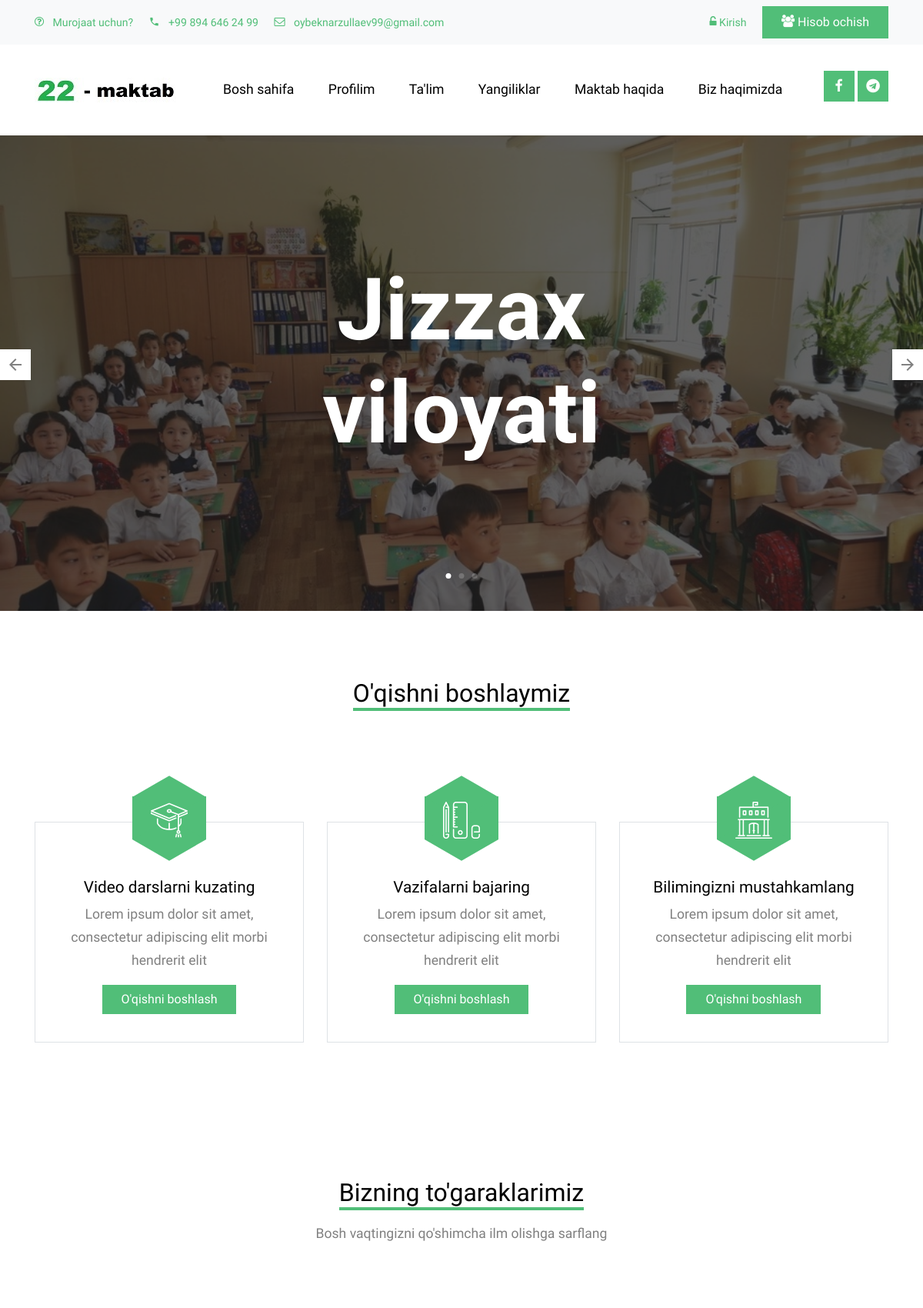
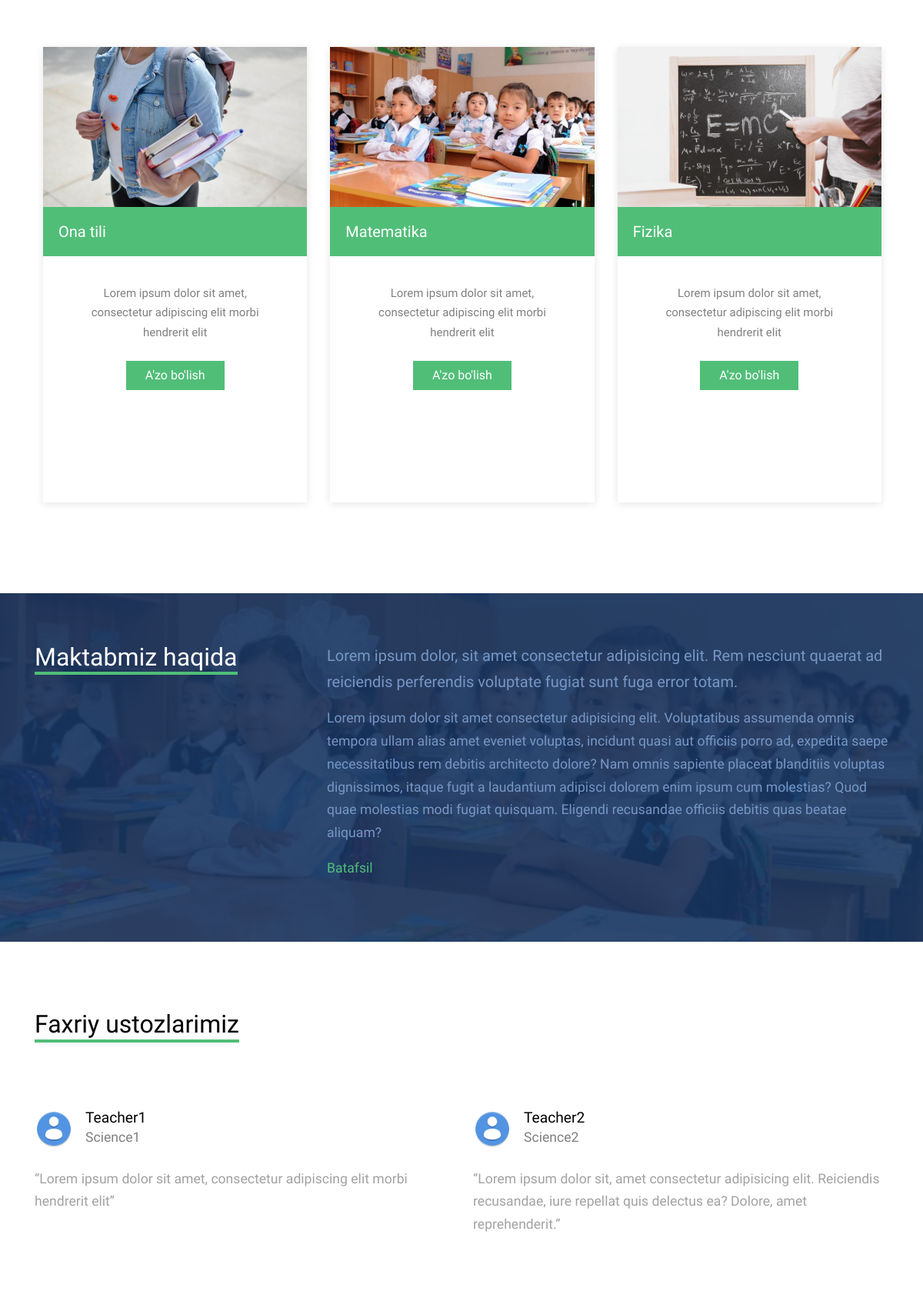
The page / (upper part) on the database its author committed (2 pictures, top to bottom).
### curriculum/models.py (models this page shows, shortened)
class Courses(models.Model):
    title = models.CharField(max_length=100, blank=True, unique=True)
    description = models.TextField(max_length=500)
    image = models.ImageField(upload_to=save_course_image, blank=True, verbose_name='Course Image')

### app_users/models.py (models this page shows, shortened)
class HonoraryTeachers(models.Model):
    name = models.CharField(max_length=100, unique=True)
    about = TextField(max_length=500)
    science = CharField(max_length=100)
    image = ImageField(upload_to=path_and_rename_teacher, verbose_name="Profile Picture", blank=True)

### app_users/views.py (the view, shortened to what this page needs)
# urls.py: path('', views.HomeView.as_view(), name='index'),
class HomeView(TemplateView):
    template_name = 'app_users/index.html'
    def get_context_data(self, **kwargs):
        context = super().get_context_data(**kwargs)
        standards = Standard.objects.all()
        teachers = UserProfileInfo.objects.filter(user_type='teacher')
        user_profiles = UserProfileInfo.objects.all()
        hTeachers = HonoraryTeachers.objects.all()
        news = News.objects.all()
        news = list(news)
        news_list = []
        ul_news = False
        if news:
            ul_news = news[0]
            news.remove(news[0])
        courses = Courses.objects.all()
        context['standards'] = standards
        context['teachers'] = teachers
        context['profiles'] = user_profiles
        context['news'] = news_list
        context['ul_news'] = ul_news
        context['courses'] = courses
        context['honorary'] = hTeachers
        return context

### app_users/templates/app_users/index.html (shortened to what this page needs)
{% extends 'base.html' %} {% block title %}Bosh sahifa{% endblock title %}
{%load static %} {% block content %}
<div class="hero-slide owl-carousel site-blocks-cover">
  <div
    class="intro-section"
    style="background-image: url('{% static 'images/hero_5.jpg' %}')"
  >
    <div class="container">
      <div class="row align-items-center">
        <div class="col-lg-12 mx-auto text-center" data-aos="fade-up">
          <h1>Jizzax <br />viloyati</h1>
        </div>
      </div>
    </div>
  </div>
</div>
<div class="site-section">
  <div class="container">
    <div class="row mb-5 justify-content-center text-center">
      <div class="col-lg-4 mb-5">
        <h2 class="section-title-underline mb-5">
          <span>O'qishni boshlaymiz</span>
        </h2>
      </div>
    </div>
    <div class="row">
      <div class="col-lg-4 col-md-6 mb-4 mb-lg-0">
        <div class="feature-1 border">
          <div class="icon-wrapper bg-primary">
            <span class="flaticon-mortarboard text-white"></span>
          </div>
          <div class="feature-1-content">
            <h2>Video darslarni kuzating</h2>
            <p>
              Lorem ipsum dolor sit amet, consectetur adipiscing elit morbi
              hendrerit elit
            </p>
            {% if user.is_authenticated %}
            <p>
              <a
                href="{% url 'curriculum:standard_list' %}"
                class="btn btn-primary px-4 rounded-0"
                >O'qishni boshlash</a
              >
            </p>
            {% else %}
            <p>
              <a
                href="{% url 'user_login' %}"
                class="btn btn-primary px-4 rounded-0"
                >O'qishni boshlash</a
              >
            </p>
            {% endif %}
          </div>
        </div>
      </div>
      <div class="col-lg-4 col-md-6 mb-4 mb-lg-0">
        <div class="feature-1 border">
          <div class="icon-wrapper bg-primary">
            <span class="flaticon-school-material text-white"></span>
          </div>
          <div class="feature-1-content">
            <h2>Vazifalarni bajaring</h2>
            <p>
              Lorem ipsum dolor sit amet, consectetur adipiscing elit morbi
              hendrerit elit
            </p>
            {% if user.is_authenticated %}
            <p>
              <a
                href="{% url 'curriculum:standard_list' %}"
                class="btn btn-primary px-4 rounded-0"
                >O'qishni boshlash</a
              >
            </p>
            {% else %}
            <p>
              <a
                href="{% url 'user_login' %}"
                class="btn btn-primary px-4 rounded-0"
                >O'qishni boshlash</a
              >
            </p>
            {% endif %}
          </div>
        </div>
      </div>
      <div class="col-lg-4 col-md-6 mb-4 mb-lg-0">
        <div class="feature-1 border">
          <div class="icon-wrapper bg-primary">
            <span class="flaticon-library text-white"></span>
          </div>
          <div class="feature-1-content">
            <h2>Bilimingizni mustahkamlang</h2>
            <p>
              Lorem ipsum dolor sit amet, consectetur adipiscing elit morbi
              hendrerit elit
            </p>
            {% if user.is_authenticated %}
            <p>
              <a
                href="{% url 'curriculum:standard_list' %}"
                class="btn btn-primary px-4 rounded-0"
                >O'qishni boshlash</a
              >
            </p>
            {% else %}
            <p>
              <a
                href="{% url 'user_login' %}"
                class="btn btn-primary px-4 rounded-0"
                >O'qishni boshlash</a
              >
            </p>
            {% endif %}
          </div>
        </div>
      </div>
    </div>
  </div>
</div>
{% if courses %}
<div class="site-section" id="courses">
  <div class="container">
    <div class="row mb-5 justify-content-center text-center">
      <div class="col-lg-6 mb-5">
        <h2 class="section-title-underline mb-3">
          <span>Bizning to'garaklarimiz</span>
        </h2>
        <p>Bosh vaqtingizni qo'shimcha ilm olishga sarflang</p>
      </div>
    </div>
    <div class="row">
      <div class="col-12">
        <div class="owl-slide-3 owl-carousel">
          {% for course in courses %}
          <div class="course-1-item" style="height: 37rem">
            <figure class="thumnail">
              <a href="course-single.html"
                ><img
                  src="{{course.image.url}}"
                  alt="Image"
                  class="img-fluid"
                  style="height: 13rem; width: 100%; object-fit: cover"
                />
              </a>
              <div class="category">
                <h3>{{course.title}}</h3>
              </div>
            </figure>
            <div class="course-1-content pb-4">
              <p class="desc mb-4">{{course.description}}</p>
              <p>
                <a
                  href="#!"
                  class="btn btn-primary rounded-0 px-4"
                  onclick="kurs()"
                  >A'zo bo'lish</a
                >
              </p>
            </div>
          </div>
          {% endfor %}
        </div>
      </div>
    </div>
  </div>
</div>
{% endif %}
<div
  id="about_school"
  class="section-bg style-1"
  style="background-image: url('{% static 'images/hero_2.jpg' %}')"
>
  <div class="container">
    <div class="row">
      <div class="col-lg-4">
        <h2 class="section-title-underline style-2">
          <span>Maktabmiz haqida</span>
        </h2>
      </div>
      <div class="col-lg-8">
        <p class="lead">
          Lorem ipsum dolor, sit amet consectetur adipisicing elit. Rem nesciunt
          quaerat ad reiciendis perferendis voluptate fugiat sunt fuga error
          totam.
        </p>
        <p>
          Lorem ipsum dolor sit amet consectetur adipisicing elit. Voluptatibus
          assumenda omnis tempora ullam alias amet eveniet voluptas, incidunt
          quasi aut officiis porro ad, expedita saepe necessitatibus rem debitis
          architecto dolore? Nam omnis sapiente placeat blanditiis voluptas
          dignissimos, itaque fugit a laudantium adipisci dolorem enim ipsum cum
          molestias? Quod quae molestias modi fugiat quisquam. Eligendi
          recusandae officiis debitis quas beatae aliquam?
        </p>
        <p><a href="{% url 'about_school' %}">Batafsil</a></p>
      </div>
    </div>
  </div>
</div>
{% if honorary %}
<div class="site-section">
  <div class="container">
    <div class="row mb-5">
      <div class="col-lg-4">
        <h2 class="section-title-underline">
          <span>Faxriy ustozlarimiz</span>
        </h2>
      </div>
    </div>
    <div class="owl-slide owl-carousel">
      {% for teacher in honorary %}
      <div class="ftco-testimonial-1">
        <div class="ftco-testimonial-vcard d-flex align-items-center mb-4">
          {% if teacher.image %}
          <img src="{{teacher.image.url}}" alt="Image" class="img-fluid mr-3" />
          {% else %}
          <img
            src="{% static 'images/user_avatar.png' %}"
            alt="Image"
            class="img-fluid mr-3"
          />
          {% endif %}
          <div>
            <h3>{{teacher.name}}</h3>
            <span>{{teacher.science}}</span>
          </div>
        </div>
        <div>
          <p>&ldquo;{{teacher.about}}&rdquo;</p>
        </div>
      </div>
      {% endfor %}
    </div>
  </div>
</div>
{% endif %}
{% endblock content %}

### static/css/style.css (style rules this page uses)
body { line-height: 1.7; color: gray; font-weight: 300; font-size: 1.1rem; }
a { -webkit-transition: 0.3s all ease; -o-transition: 0.3s all ease; transition: 0.3s all ease; }
h1, h2, h3, h4, h5, .h1, .h2, .h3, .h4, .h5 { font-family: "Muli", -apple-system, BlinkMacSystemFont, "Segoe UI", Roboto, "Helvetica Neue", Arial, sans-serif, "Apple Color Emoji", "Segoe UI Emoji", "Segoe UI Symbol", "Noto Color Emoji"; }
.site-section { padding: 2.5em 0; }
@media (min-width: 768px) { .site-section { padding: 5em 0; } }
.sticky-wrapper + .site-blocks-cover { margin-top: 96px; }
.intro-section { background-size: cover; background-image: url("../images/hero_1.jpg"); position: relative; }
.intro-section, .intro-section .container .row { height: 80vh; min-height: 200px; }
.intro-section:before { content: ""; position: absolute; height: 100%; width: 100%; background: #222; opacity: 0.7; border-bottom-right-radius: 0px; background-size: cover; background-position: center; background-repeat: no-repeat; }
.intro-section h1 { font-size: 7rem; font-weight: 900; color: #fff; }
.section-title-underline { color: #000; }
.section-title-underline span { display: inline-block; border-bottom: 4px solid #51be78; }
.section-title-underline.style-2 { color: #fff; }
.section-title-underline.style-2 span { border-color: #51be78; }
.section-bg { background-size: cover; background-position: center; background-repeat: no-repeat; padding: 4rem 0; }
.section-bg.style-1 { position: relative; }
.section-bg.style-1:before { content: ""; position: absolute; top: 0; left: 0; right: 0; bottom: 0; background: #183661; opacity: 0.9; z-index: 0; }
.section-bg.style-1 > .container { z-index: 2; }
.section-bg.style-1 p { color: #7697c6; }
.ftco-testimonial-1 .ftco-testimonial-vcard img { width: 50px; height: 50px; border-radius: 50%; }
.ftco-testimonial-1 .ftco-testimonial-vcard h3 { font-size: 1.2rem; display: block; margin-bottom: 0; color: #000; }
.ftco-testimonial-1 p { color: #a2a2a2; }
.hero-slide { position: relative; }
.owl-slide-3, .owl-slide { position: relative; }
.feature-1 .icon-wrapper, .person .icon-wrapper { position: relative; width: 96px; height: 55.43px; right: 0; left: 0; margin: 0 auto; z-index: 1; margin-top: -33.94px; background: #ccc; }
.feature-1 .icon-wrapper > span, .person .icon-wrapper > span { width: 96px; height: 96px; text-align: center; font-size: 3rem; line-height: 96px; display: inline-block; position: absolute; top: -20px; left: 0; }
.feature-1 .icon-wrapper:before, .feature-1 .icon-wrapper:after, .person .icon-wrapper:before, .person .icon-wrapper:after { content: ""; position: absolute; z-index: -1; width: 67.88px; height: 67.88px; -webkit-transform: scaleY(0.5774) rotate(-45deg); -ms-transform: scaleY(0.5774) rotate(-45deg); transform: scaleY(0.5774) rotate(-45deg); background-color: inherit; left: 14.06px; }
.feature-1 .icon-wrapper:before, .person .icon-wrapper:before { top: -33.94px; }
.feature-1 .icon-wrapper:after, .person .icon-wrapper:after { bottom: -33.94px; }
.feature-1 .feature-1-content, .person .feature-1-content { padding: 50px 20px 20px 20px; text-align: center; }
.feature-1 .feature-1-content h2, .person .feature-1-content h2 { font-size: 1.3rem; color: #000; }
.course-1-item { -webkit-box-shadow: 0 2px 10px 0 rgba(0, 0, 0, 0.1); box-shadow: 0 2px 10px 0 rgba(0, 0, 0, 0.1); }
.course-1-item figure { position: relative; }
.course-1-item .category { background: #51be78; padding: 20px; }
.course-1-item .category h3 { color: #fff; font-size: 20px; margin-bottom: 0; }
.course-1-item .course-1-content { padding: 20px 40px; text-align: center; }
.course-1-item .course-1-content .desc { font-size: 15px; }

### rows shown on the page
Courses: image (picture), title "Ona tili", description "Lorem ipsum dolor sit amet, consectetur adipiscing elit morbi hendrerit elit"
Courses: image (picture), title "Matematika", description "Lorem ipsum dolor sit amet, consectetur adipiscing elit morbi hendrerit elit"
Courses: image (picture), title "Fizika", description "Lorem ipsum dolor sit amet, consectetur adipiscing elit morbi hendrerit elit"
HonoraryTeachers: name "Teacher1", science "Science1", about "Lorem ipsum dolor sit amet, consectetur adipiscing elit morbi hendrerit elit"
HonoraryTeachers: image (picture), name "Teacher2", science "Science2", about "Lorem ipsum dolor sit, amet consectetur adipisicing elit. Reiciendis recusandae, iure repellat quis delectus ea? Dolore, amet reprehenderit."
